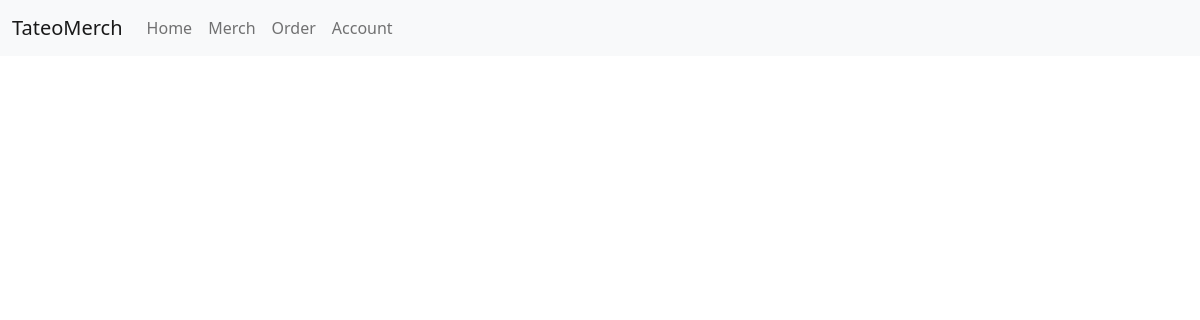
Page /merch/order-summary (signed in) on the earlier database version.
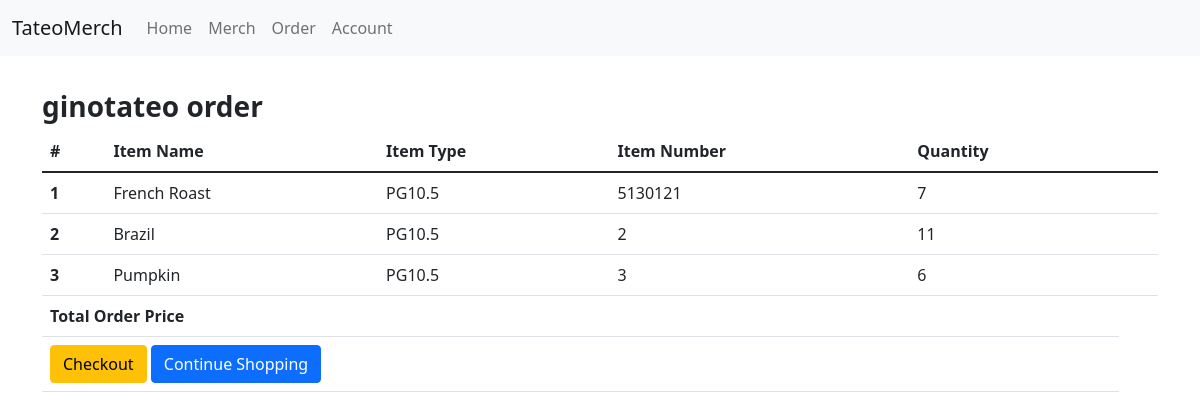
Same page on the later database version.
### merch/models.py (models this page shows, shortened)
class Order(models.Model):
    user = models.ForeignKey(settings.AUTH_USER_MODEL, on_delete=models.CASCADE)
    items = models.ManyToManyField(OrderItem)
    start_date = models.DateTimeField(auto_now_add=True)
    ordered_date = models.DateTimeField()
    ordered = models.BooleanField(default=False)

class OrderItem(models.Model):
    user = models.ForeignKey(settings.AUTH_USER_MODEL,
                             on_delete=models.CASCADE)
    ordered = models.BooleanField(default=False)
    item = models.ForeignKey(Item, on_delete=models.CASCADE)
    quantity = models.IntegerField(default=1)

class Item(models.Model):
    item_name = models.CharField(max_length=100)
    item_number = models.IntegerField(default=0)
    item_size = models.CharField(choices=SIZE, max_length=25)
    item_type = models.CharField(choices=TYPE, max_length=25)
    item_brand = models.CharField(choices=BRAND, max_length=25,default='P')

### merch/views.py (the view)
# urls.py: path('order-summary', views.OrderSummaryView, name='order-summary'),
@login_required
def OrderSummaryView(request):
        user = User.objects.get(username=request.user)
        order = Order.objects.filter(user=user)
        context = {
            'object' : order
        }
        return render(request, 'order_summary.html', context)

### templates/order_summary.html (shortened to what this page needs)
<!doctype html>
<html lang="en">
  <head>
    <link href="https://cdn.jsdelivr.net/npm/bootstrap@5.1.3/dist/css/bootstrap.min.css" rel="stylesheet">
  </head>
<body>
{% extends 'navbar.html' %}
{% block content %}
<main>
    <div class= "container">
        <div class="table-responsive text-nowrap">
    <h3>
        <br>
        {% if object %}
            {% for Order in object %}
        <strong>{{ Order.user}} order</strong>
    </h3>
    <table class="table">
        <thead>
        <tr>
            <th scope="col">#</th>
            <th scope="col">Item Name</th>
            <th scope="col">Item Type</th>
            <th scope="col">Item Number</th>
            <th scope="col">Quantity</th>
        </tr>
        </thead>
        <tbody>
            {% for item in Order.items.all %}
        <tr>
            <th scope="row">{{ forloop.counter }}</th>
            <td>{{ item.item.item_name}}</td>
            <td>{{ item.item.item_brand}}{{ item.item.item_type}}{{ item.item.item_size}}</td>
            <td>
                {{ item.item.item_number}}
            </td>
            <td>
                {{ item.quantity}}
            </td>
            <td>
            </td>
        </tr>
        {% endfor %}
        <tr>
            <td colspan="4"><b>Total Order Price</b></td>
            <td>{{ order_item.item.number }}</td>
        </tr>
         <tr>
            <td colspan="5">
                <a href="#" class="btn btn-warning float-right ml-2">Checkout</a>
                <a href="/merch/orderform" class="btn btn-primary float-right">Continue Shopping</a>
            </td>
        </tr>
        {% endfor %}
        {% endif %}
        </tbody>
    </table>
        </div>
    </div>
</main>
{% endblock content %}

### templates/navbar.html (shortened to what this page needs)
{% load static %}
<!doctype html>
<html lang="en">
  <head>
    <link href="https://cdn.jsdelivr.net/npm/bootstrap@5.1.3/dist/css/bootstrap.min.css" rel="stylesheet">
  </head>
    <nav class="navbar navbar-expand-lg navbar-light bg-light">
        <div class="container-fluid">
          <a class="navbar-brand" href="../home">TateoMerch</a>
          <div class=" navbar-collapse" id="navbarNavAltMarkup" >
            <div class="navbar-nav">
              <a class="nav-link" href="/home">Home</a>
              <a class="nav-link" href="/merch">Merch</a>
                <a class="nav-link" href="/merch/order-summary">Order</a>
              <a class="nav-link" href="/account" >Account</a>
            </div>
          </div>
        </div>
    </nav>
                {% block content %}
              {% endblock content %}
</html>

Differences in the rows shown:
added Order: user "ginotateo"
added OrderItem: item.item_name "French Roast", item.item_brand "P", item.item_type "G", item.item_size "10.5", item.item_number "5130121", quantity "7"
added OrderItem: item.item_name "Brazil", item.item_brand "P", item.item_type "G", item.item_size "10.5", item.item_number "2", quantity "11"
added OrderItem: item.item_name "Pumpkin", item.item_brand "P", item.item_type "G", item.item_size "10.5", item.item_number "3", quantity "6"
